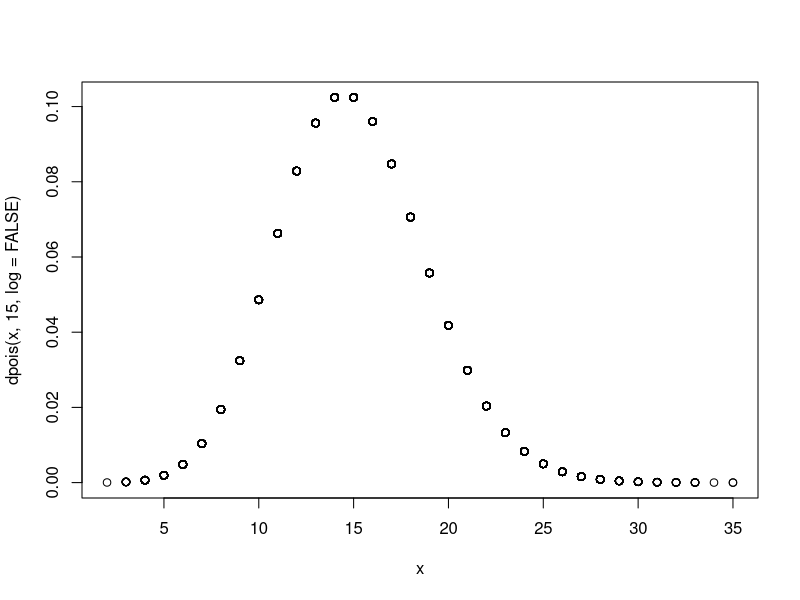
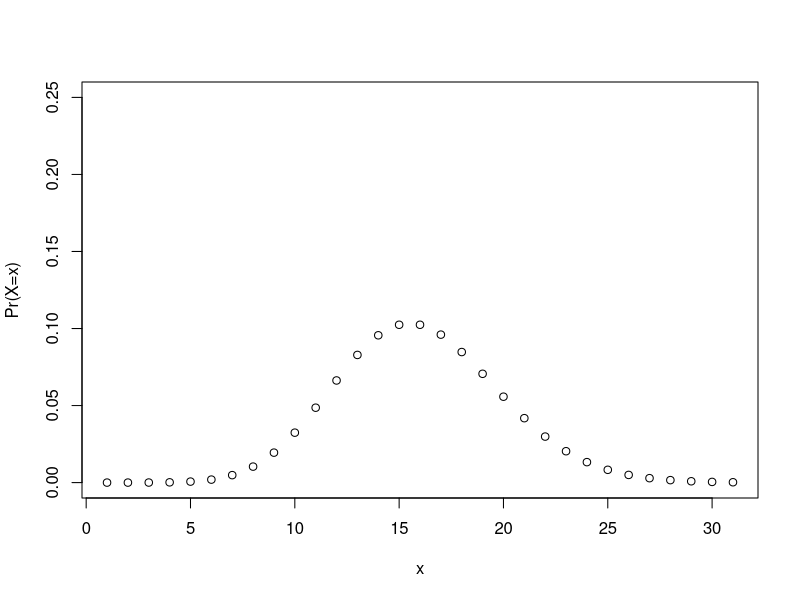
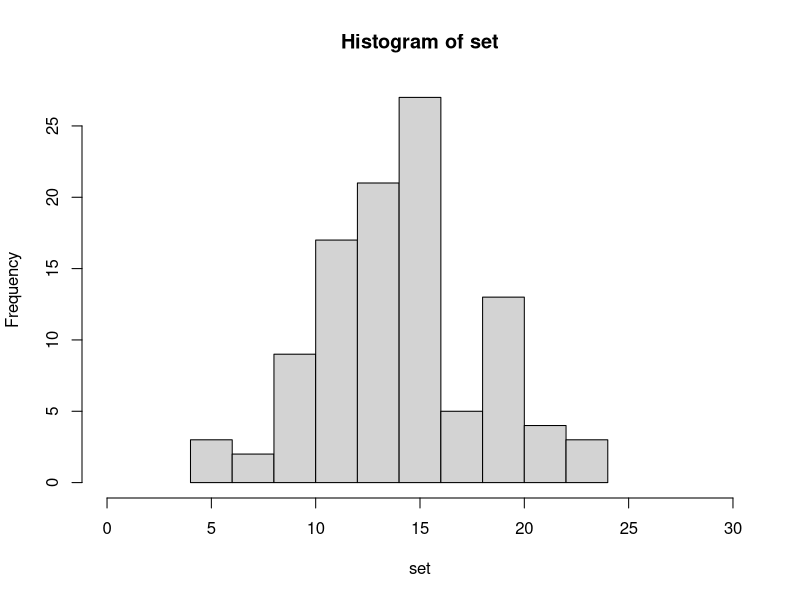

Generate these figures, in order, with R:
## ---- chunk 1
set.seed(1)
x <- rpois(100000, 15)
plot(x, dpois(x, 15, log=FALSE))
## ---- chunk 2
1-ppois(q=8, lambda=15)
## ---- chunk 3
dpois(x=0,lambda=15)
## ---- chunk 4
dpois(x=3,lambda=15) #output is the same as the above formula
## ---- chunk 5
plot(dpois(x=0:30,lambda=15),ylim=c(0,0.25),names.arg=0:30, ylab="Pr(X=x)", xlab="x")
## ---- chunk 6
set <- NULL
n<-1
for (i in 1:104){
set[i] <- mean(sample(x, n, replace=TRUE))
}
quantile(set)
quantile(set, c(0.025, 0.975))
## ---- chunk 7
hist(set, xlim=c(0,30))
